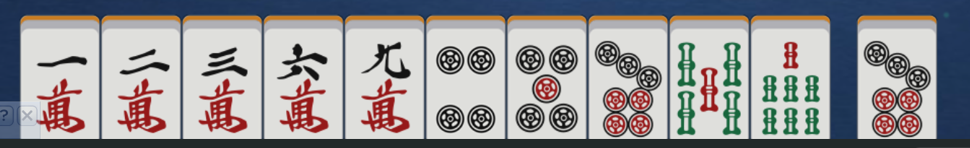
#> input picture Main/test/spilt1.png, 970 x 148 px, found by its file name
$ python ImgProcessor.py
#> lines starting #> are read from the running program, lines starting #| are printed output that depends on the picture; after the words box and inside, x2 and y2 are one past the last pixel; in counts of white or black regions, pixels touching at a corner belong together
### Main/ImgDetector.py
import cv2
import os
import numpy as np
import matplotlib.pyplot as plt
PATH = 'D:\\Project\\SoulPlay\\Data\\recogition\\pic\\mahjong'


class MahjongDetector:
    def __init__(self, img_height, white_center):
        self.white_center = white_center
        self.height = img_height
        self.output_imgs = []
        detector = cv2.SIFT_create(nfeatures=20)  # can adjust
        computer = cv2.SIFT_create()
        # detector = cv2.ORB_create()
        files = os.listdir(PATH)
        self.pfeatures = dict()
        self.cfeatures = dict()
        for file in files:
            img = cv2.imread(PATH + '/' + file)
            ratio = min(1, img_height / max(len(img[0]), len(img)))
            img = cv2.resize(img, None, fx=ratio, fy=ratio)
            self.cfeatures[file.split('.')[0]] = self._compute_hist(img)

            img = self._pre_process_img(img)
            temp = detector.detect(img)
            self.pfeatures[file.split('.')[0]] = computer.compute(img, temp, None)

            if True:
                self._draw_keypoints(img, temp)
        self.draw_down('source')
        self.detector = detector
        self.computer = computer
        self.debug_i = 0

    def detect(self, img):
        # debug
        ''''''
        self.debug_i += 1
        if len(img) < 5 or len(img[0]) < 5:
            cv2.imshow('what', img)
            cv2.waitKey(0)
            return ''

        if self.debug_i == 5:
            print('koko')

        # hist filter
        max_value = 0
        max_name = ''
        poss = self._detect_by_hist(img)
        if self.debug_i != 0:
            print(str(self.debug_i) + '\t hist: ' + str(poss))
        if len(poss) == 0:
            poss = self.pfeatures.keys()
        elif poss[0] == '5z':
            max_name = '5z'
            max_value = 5

        img = self._pre_process_img(img)
        fp = self.detector.detect(img, None)
        if len(fp) == 0:
            return '5z'
        des = self.computer.compute(img, fp)  # des 可能为none
        # match = cv2.BFMatcher(cv2.NORM_L2, False)
        self._draw_keypoints(img, fp)
        # FLANN parameters
        FLANN_INDEX_KDTREE = 0
        index_params = dict(algorithm=FLANN_INDEX_KDTREE, trees=5)
        search_params = dict(checks=100)  # or pass empty dictionary

        flann = cv2.FlannBasedMatcher(index_params, search_params)
        for key in poss:
            name = key
            descriptors = self.pfeatures[key]
            if name == '5z':
                continue
            # matched = match.match(descriptors[1], des[1])
            matches = flann.knnMatch(des[1], descriptors[1], k=2)
            useful_len = 0
            for i, (m, n) in enumerate(matches):
                if m.distance < 0.6 * n.distance:  # default is 0.4
                    useful_len += 1
            matched_points = useful_len / len(matches)
            if matched_points > max_value:
                max_value = matched_points
                max_name = name
        return max_name

    def draw_down(self, frame_name='draw_down'):
        for i in range(len(self.output_imgs)):
            self.output_imgs[i] = cv2.resize(self.output_imgs[i], (self.height, self.height))
        cv2.imshow(frame_name, cv2.hconcat(self.output_imgs))
        self.output_imgs = []

    def _detect_by_hist(self, img):
        '''

        :param img:
        :return: [name, ...]
        '''
        cur_hist = self._compute_hist(img)
        possible = []
        for key in self.cfeatures:
            feature = self.cfeatures[key]
            sum = cv2.compareHist(np.array(cur_hist), np.array(feature), cv2.HISTCMP_BHATTACHARYYA)
            if sum < 0.3:
                possible.append([key, sum])
        possible.sort(key=lambda x: x[1])
        if self.debug_i == -1:
            '''test 直方图
            '''
            cv2.imshow('test', img)
            self._draw_hist(cur_hist, 'aim')
            self._draw_hist(self.cfeatures['1p'], '1p')
            '''
            self._draw_hist(self.cfeatures[possible[0][0]], possible[0][0])
            self._draw_hist(self.cfeatures[possible[1][0]], possible[1][0])
            self._draw_hist(self.cfeatures[possible[2][0]], possible[2][0])
            '''
            plt.show()
            cv2.waitKey(0)
        result = []
        for i in range(min(10, len(possible))):
            result.append(possible[i][0])

        return result

    def _compute_hist(self, img):
        # hist is ndarray(256, 1)
        # b_hist = cv2.calcHist(img, [0], None, [256], [0, 255])
        # 使用函数计算得到的直方图因为数据集和识别结果差异大（光照），所以不能用
        # 手动绘制特征直方图
        b_hist = np.zeros(shape=(256, 1), dtype=np.float32)
        g_hist = np.zeros(shape=(256, 1), dtype=np.float32)
        r_hist = np.zeros(shape=(256, 1), dtype=np.float32)

        # count black red green BGR!!
        thresh = cv2.inRange(img, (210, 210, 210), (230, 230, 230))
        black = 0
        for i in range(1, 9):
            black += cv2.inRange(img, (i*10, i*10, i*10), (i*10+10, i*10+10, i*10+10))
        red = cv2.inRange(img, (25, 25, 140), (80, 80, 180))
        green = cv2.inRange(img, (55, 95, 15), (65, 115, 35))
        white_cnt = np.count_nonzero(thresh == 255)
        black_cnt = np.count_nonzero(black == 255)
        red_cnt = np.count_nonzero(red == 255)
        green_cnt = np.count_nonzero(green == 255)
        r_hist[0] = red_cnt
        g_hist[60] = green_cnt
        b_hist[180] = black_cnt
        b_hist[250] = max(white_cnt / (len(img) * len(img[0])) * (red_cnt + green_cnt + black_cnt) / 3, 10)  # 小心白板
        tu = (r_hist, g_hist, b_hist)
        return tu

    def _pre_process_img(self, img):
        '''

        :param img:  a bgr img
        :return:
        '''
        ''' useless
        img0 = cv2.cvtColor(img, cv2.COLOR_BGR2GRAY)
        ret, thresh = cv2.threshold(img0, 0, 255, cv2.THRESH_BINARY | cv2.THRESH_OTSU)
        return thresh
        '''
        return img

    # test method
    def _draw_keypoints(self, img, kp):
        img0 = cv2.drawKeypoints(img, kp, None, color=(255, 0, 0))
        self.output_imgs.append(img0)

    # [9 lines left out: function _draw_hist, not called in this run]


# [3 lines that do not run on import are left out]

### Main/ImgProcessor.py
import os
import numpy as np
import cv2
from ImgDetector import MahjongDetector


def get_mahjongs_position(img):
    gray = cv2.cvtColor(img, cv2.COLOR_BGR2GRAY)
    thresh = gray
    # 白色区域为255， 将图像二值化 +- 10 误差
    thresh = np.zeros_like(gray)
    for i in range(19, 25, 2):
        thresh += cv2.inRange(img, (i*10, i*10, i*10), (i*10+20, i*10+20, i*10+20))
    cv2.imshow("123", thresh)

    # 画轮廓
    contours, hierarchy = cv2.findContours(thresh, cv2.RETR_TREE, cv2.CHAIN_APPROX_SIMPLE)  # 得到轮廓信息
    boxes = []
    for i in range(len(contours)):
        area = cv2.contourArea(contours[i])
        if area < 300:  # 小于300像素面积不保存
            continue
        if hierarchy[0][i][3] != -1:
            continue
        rect = cv2.minAreaRect(contours[i])
        box = cv2.boxPoints(rect)
        box = np.int64(box)
        boxes.append(box)
    return boxes

# make data to do machine learning
import uuid
def save_img(the_class : str, img):
    data_src = 'data'
    if not os.path.exists(data_src):
        os.mkdir(data_src)
    dest = data_src+'/'+the_class
    if not os.path.exists(dest):
        os.mkdir(dest)
    cv2.imwrite(dest+'/'+str(uuid.uuid1())+'.png', img)


if __name__ == '__main__':
    img = cv2.imread('./Main/test/spilt1.png')
#> img is the input picture: shape (148, 970, 3); mean B, G, R 152, 149.7, 151.6
    boxes = get_mahjongs_position(img)
#> in get_mahjongs_position, `contours, hierarchy = cv2.findContours(thresh, cv2.RETR_TREE, cv2.CHAI..`: contours = 358 contours, 298 with area under 20; largest, box (x1, y1, x2, y2) and area: (670, 28, 748, 139) 8444, (183, 28, 261, 139) 8444, (102, 28, 180, 139) 8444, (427, 28, 505, 139) 8443, (858, 28, 936, 139) 8442
#> the loop in get_mahjongs_position, `for i in range(len(contours)):` made 358 passes
#> area on passes 4, 21, 32: 175.5, 4006.5, 61
#> after the loop in get_mahjongs_position, `for i in range(len(contours)):`: boxes = 11 items
#> boxes = 11 items
    # TODO: 第一次取所有麻将均值
    detector = MahjongDetector(max(max(boxes[0][0][1], boxes[0][1][1], boxes[0][2][1], boxes[0][3][1]) - min(boxes[0][0][1], boxes[0][1][1], boxes[0][2][1], boxes[0][3][1]),
                                   max(boxes[0][0][0], boxes[0][1][0], boxes[0][2][0], boxes[0][1][0]) - min(boxes[0][0][0], boxes[0][1][0], boxes[0][2][0], boxes[0][1][0]))
                               , 220)
#> in __init__, `self.height = img_height`: self.height = 110
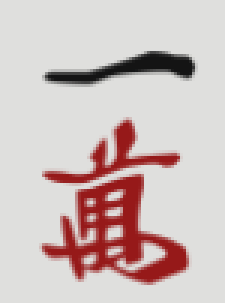
#> input picture Data/recogition/pic/mahjong/1m.png, 75 x 101 px, found by its file name (shown 3 times larger)
#> in __init__, img is the input picture: shape (101, 75, 3); mean B, G, R 189.3, 191, 207.1
#> in __init__, `ratio = min(1, img_height / max(len(img[0]), len(img)))`: ratio = 1
#> in _compute_hist, `thresh = cv2.inRange(img, (210, 210, 210), (230, 230, 230))`: thresh: shape (101, 75); 77.8% white; 3 black regions, box (x1, y1, x2, y2) and area: (13, 57, 64, 95) 996, (14, 39, 61, 62) 350, (14, 17, 66, 29) 337
#> after the loop in _compute_hist, `for i in range(1, 9):`:
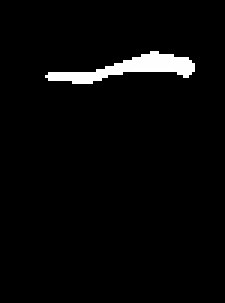
#> black: shape (101, 75) (shown 3 times larger); min 0, max 255, mean 7.5
#> in _compute_hist, `red = cv2.inRange(img, (25, 25, 140), (80, 80, 180))`: red: shape (101, 75); 10.8% white; 2 white regions, box (x1, y1, x2, y2) and area: (14, 58, 62, 94) 626, (15, 40, 60, 61) 192
#> in _compute_hist, `green = cv2.inRange(img, (55, 95, 15), (65, 115, 35))`: green: shape (101, 75); every value is 0
#> in _compute_hist, `white_cnt = np.count_nonzero(thresh == 255)`: white_cnt = 5892
#> in _compute_hist, `black_cnt = np.count_nonzero(black == 255)`: black_cnt = 99
#> in _compute_hist, `red_cnt = np.count_nonzero(red == 255)`: red_cnt = 818
#> in _compute_hist, `green_cnt = np.count_nonzero(green == 255)`: green_cnt = 0
#> in __init__, `temp = detector.detect(img)`: temp = 22 keypoints; strongest (x, y, size): (61, 22, 5.2), (18, 25, 2.9), (38, 77, 3.1), (42, 44, 4.9)
#> the loop in draw_down, `for i in range(len(self.output_imgs)):` made 1 pass
#> after the loop in draw_down, `for i in range(len(self.output_imgs)):`: self.output_imgs = 1 item
#> in draw_down, `cv2.imshow(frame_name, cv2.hconcat(self.output_imgs))`:
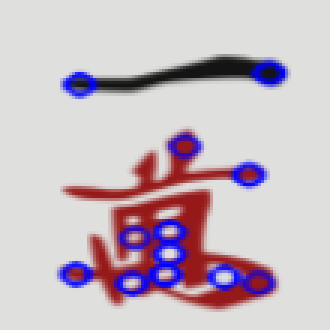
#> window 'source': shape (110, 110, 3) (shown 3 times larger); mean B, G, R 196.4, 186.8, 199.9
    result = []

    # 测试框的准不准
    '''
    for box in boxes:
        cv2.drawContours(img, [box], 0, (0, 0, 255), 2)
    if len(boxes) != 0:
        cv2.imshow('convexHull', img)
    cv2.waitKey(0)
    '''


    padding = 1
    for i, box in enumerate(boxes):
        max_x = max(box[0][1], box[1][1], box[2][1], box[3][1])
        min_x = min(box[0][1], box[1][1], box[2][1], box[3][1])
        min_y = min(box[0][0], box[1][0], box[2][0], box[1][0])
        max_y = max(box[0][0], box[1][0], box[2][0], box[1][0])
        text = detector.detect(img[(min_x+padding):(max_x-padding), (min_y+padding):(max_y-padding)])
        if text == '':
            text = 'no'
        # save_img(text, img[(min_x+padding):(max_x-padding), (min_y+padding):(max_y-padding)])
        result.append([[min_y, min_x], text])
#> this loop made 11 passes
#> (box, min_y, max_y) on passes 1 to 8: ([[935, 138], [858, 138], [858, 28], [935, 28]], 858, 935), ([[828, 138], [752, 138], [752, 28], [828, 28]], 752, 828), ([[747, 138], [670, 138], [670, 28], [747, 28]], 670, 747), ([[666, 138], [589, 138], [589, 28], [666, 28]], 589, 666), ([[585, 138], [508, 138], [508, 28], [585, 28]], 508, 585), ([[504, 138], [427, 138], [427, 28], [504, 28]], 427, 504), ([[422, 138], [346, 138], [346, 28], [422, 28]], 346, 422), ([[341, 138], [265, 138], [265, 28], [341, 28]], 265, 341)
#| 1	 hist: []
#| 2	 hist: []
#| 3	 hist: []
#| 4	 hist: []
#| koko
#| 5	 hist: []
#| 6	 hist: []
#| 7	 hist: ['1m']
#| 8	 hist: ['1m']
#> (further printed lines are left out)
#> pass 1, in _compute_hist (call 2), `thresh = cv2.inRange(img, (210, 210, 210), (230, 230, 230))`:
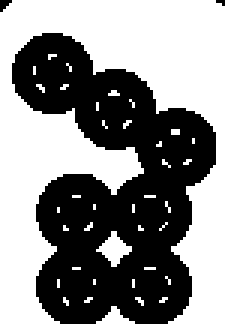
#> thresh: shape (108, 75) (shown 3 times larger); 53.9% white; 3 black regions (2 under 20 px), largest, box (x1, y1, x2, y2) and area: (4, 11, 72, 108) 3718
#> pass 1, in _compute_hist (call 2), `red = cv2.inRange(img, (25, 25, 140), (80, 80, 180))`:
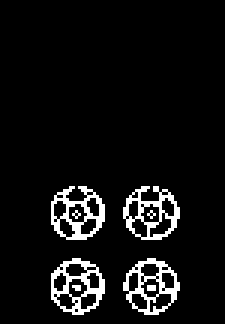
#> red: shape (108, 75) (shown 3 times larger); 6.9% white in thin lines or dots, all inside (x1, y1, x2, y2) = (17, 62, 60, 105)
#> after the loop, result = [[[858, 28], 'no'], [[752, 28], 'no'], [[670, 28], 'no'], [[589, 28], 'no'], [[508, 28], 'no'], [[427, 28], 'no'], [[346, 28], '1m'], [[265, 28], '1m'], [[183, 28], '1m'], [[102, 28], '1m'], [[21, 28], '1m']]

    detector.draw_down('123')
#> call 2 of draw_down, with frame_name = '123'
#> the loop in draw_down (call 2), `for i in range(len(self.output_imgs)):` made 11 passes
#> after the loop in draw_down (call 2), `for i in range(len(self.output_imgs)):`: self.output_imgs = 11 items
#> in draw_down (call 2), `cv2.imshow(frame_name, cv2.hconcat(self.output_imgs))`:
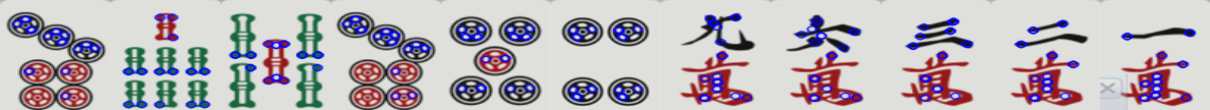
#> window '123': shape (110, 1210, 3); mean B, G, R 186.4, 179.5, 185.8
    for re in result:
        cv2.putText(img, re[1], re[0], fontFace=cv2.FONT_HERSHEY_SIMPLEX,
                    fontScale=1, thickness=1, lineType=cv2.LINE_AA, color=(0, 0, 255))
#> this loop made 11 passes
#> re on passes 1 to 11: [[858, 28], 'no'], [[752, 28], 'no'], [[670, 28], 'no'], [[589, 28], 'no'], [[508, 28], 'no'], [[427, 28], 'no'], [[346, 28], '1m'], [[265, 28], '1m'], [[183, 28], '1m'], [[102, 28], '1m'], [[21, 28], '1m']
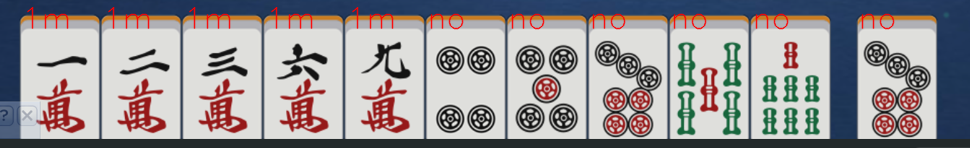
#> img: shape (148, 970, 3); mean B, G, R 151, 148.6, 152.5
    cv2.imshow('convexHull', img)
    cv2.waitKey(0)
    cv2.destroyAllWindows()

#rocognition部分主程序
